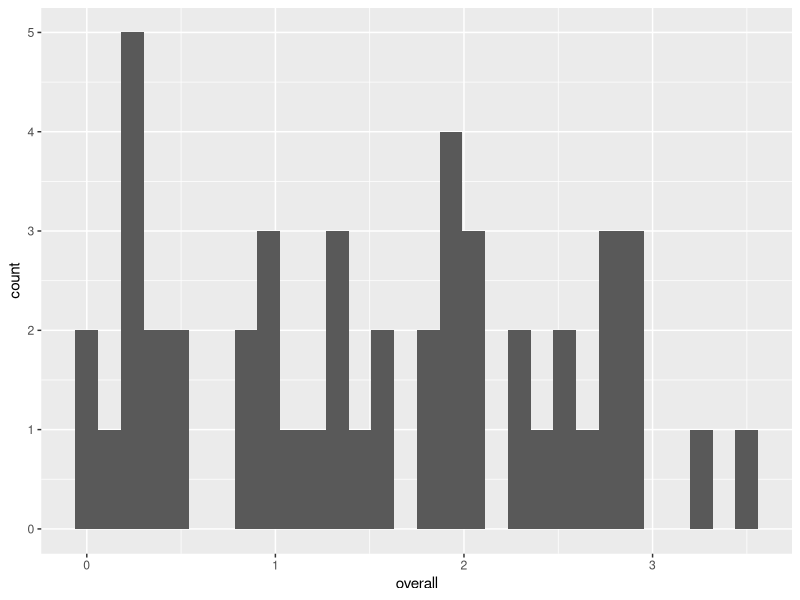

The R source for this figure:
## ---- chunk 1
knitr::opts_chunk$set(echo = TRUE)
## ---- chunk 2
# Load libraries
library(purrr)
library(tidyverse)
library(here)
## ---- chunk 3
# Load data

lawRaw <- read_csv(here("code/data/laws.csv"))

view(lawRaw)

## ---- chunk 4
# Clean data

# select variables of interest
lawSelect <- lawRaw %>%
   select("STATE", "SECOND PHYSICIAN MUST PARTICIPATE IF AT:", "PROHIBITED EXCEPT IN CASES OF LIFE OR HEALTH ENDANGERMENT IF AT:", "\"PARTIAL-BIRTH\" ABORTION BANNED", "Funds All or Most Medically Necessary Abortions", "Funds Limited  to Life Endangerment, Rape and Incest", "PRIVATE INSURANCE COVERAGE LIMITED", "PARENTAL INVOLVEMENT REQUIRED FOR MINORS", "In-Person Counseling Necessitates Two Trips to Clinic")

# rename variables
lawRename <- lawSelect %>%
   select(state = `STATE`,
          twoPhys = `SECOND PHYSICIAN MUST PARTICIPATE IF AT:`,
          gestLim = `PROHIBITED EXCEPT IN CASES OF LIFE OR HEALTH ENDANGERMENT IF AT:`,
          pbBan = `\"PARTIAL-BIRTH\" ABORTION BANNED`,
          pubFundAll = `Funds All or Most Medically Necessary Abortions`,
          pubFundLim = `Funds Limited  to Life Endangerment, Rape and Incest`,
          privLim = `PRIVATE INSURANCE COVERAGE LIMITED`,
          parent = `PARENTAL INVOLVEMENT REQUIRED FOR MINORS`,
          twoTrips = `In-Person Counseling Necessitates Two Trips to Clinic`)

## ---- chunk 5

# Create new columns with index values
   
lawIndex <- lawRename %>%
   mutate(twoPhysI = case_when(str_detect(twoPhys, "20 weeks")~3,
                               str_detect(twoPhys, "24 weeks")~2,
                               str_detect(twoPhys, "3rd trimester")~1,
                               str_detect(twoPhys, "Viability")~2),
          twoPhysI = replace_na(twoPhysI, 0)) %>%
          
                               
          
   mutate(gestLimI = case_when(str_detect(gestLim, "6 weeks")~12,
                               str_detect(gestLim,"20 weeks")~5, 
                               str_detect(gestLim, "24 weeks")~3, 
                               str_detect(gestLim, "3rd trimester")~1, 
                               str_detect(gestLim, "Viability")~3), 
          gestLimI = replace_na(gestLimI, 0)) %>%
  
   mutate(pbBanI = case_when(str_detect(pbBan, "X")~3,
                             str_detect(pbBan, "Postviability")~2),
          pbBanI = replace_na(pbBanI, 0)) %>%              
   
   mutate(pubFundAllI = case_when(str_detect(pubFundAll, "X")~0),
          pubFundAllI = replace_na(pubFundAllI, 1)) %>%
   
   mutate(pubFundLimI = case_when(str_detect(pubFundLim, "Life Only")~4,
                                  str_detect(pubFundLim, "X")~3),
          pubFundLimI = replace_na(pubFundLimI, 0)) %>%
                
   
   mutate(privLimI = case_when(str_detect(privLim, "X")~1),
          privLimI = replace_na(privLimI, 0)) %>%
   
   mutate(parentI = case_when(str_detect(parent, "Consent and Notice")~3,
                              str_detect(parent, "Consent")~2,
                              str_detect(parent, "Notice")~1),
          parentI = replace_na(parentI, 0)) %>%
   
   mutate(twoTripsI = case_when(str_detect(twoTrips, "X100")~3,
                                str_detect(twoTrips, "Xany")~2,
                                str_detect(twoTrips, "Xtele")~1,
                                str_detect(twoTrips, "X")~4), # X at end to include other entries starting with X
          twoTripsI = replace_na(twoTripsI, 0))
                                
                                 
## ---- chunk 6
# Modify values for exceptions/special characters

#lawIndexM <- lawIndex %>%   
   #mutate(gestLimI = gestLimI+case_when(str_detect(gestLim, "[‡]")~0.5, #life endangerment only
                                        #str_detect(gestLim, "[€]")~0.25, #temporary block on 15 week ban
                                        #str_detect(gestLim, "[†]")~-0.25, #exception:rape or incest 
                                        #TRUE~0)
                              #+ case_when(str_detect(gestLim, "[*]")~-0.25,#exception:fetal abnormality
                                          #str_detect(gestLim, "[Ω]")~-0.25, #exception:patient's phys health          
                                       #TRUE~0)) %>% #add zero to keep gestLimI value
   
lawIndexM <- lawIndex %>%   
   mutate(gestLimI = gestLimI+case_when(str_detect(gestLim, "[‡]")~2, #life endangerment only
                                        TRUE~0)
          +case_when(str_detect(gestLim, "[€]")~2.5, #temporary block on 15 week ban
                                        TRUE~0)
          +case_when(str_detect(gestLim, "[†]")~-1, #exception:rape or incest
                                        TRUE~0)
          +case_when(str_detect(gestLim, "[*]")~-1, #exception:fetal abnormality
                                        TRUE~0)
          + case_when(str_detect(gestLim, "[Ω]")~-1, #exception:patient's phys health
                                       TRUE~0))  %>% # if no special characters, add zero to keep value
   
                                       
   mutate(pbBanI = pbBanI+case_when(str_detect(pbBan, "[▼]")~0.5,
                                    TRUE~0)) %>%  #law not in effect
   
   mutate(pubFundLimI = pubFundLimI+case_when(str_detect(pubFundLim, "[ϴ]")~1, #against court order
                                              str_detect(pubFundLim, "[*]")~-0.5, #exception:patient's phys health
                                              TRUE~0)
                                    + case_when(str_detect(pubFundLim, "[Ω]")~-0.5, #exception:fetal abnormality
                                       TRUE~0)) %>% 
   
   mutate(parentI = parentI+case_when(str_detect(parent, "[▼]")~0.25, #law not in effect
                                      str_detect(parent, "[ξ]")~-0.5, #may be waived
                                      str_detect(parent, "[β]")~-0.5, #under age 16
                                      TRUE~0)) %>% 

   mutate(twoTripsI = twoTripsI+case_when(str_detect(twoTrips, "[▼]")~0.25,
                                          TRUE~0))
   
## ---- chunk 7
## save modified index with temporary adjustment values

write_csv(lawIndexM, here("code/data/tempLawIndex2.csv"))
## ---- chunk 8
indexActive <- lawIndexM[-c(1:9)] # select only indexed variables, take out states b/c character 


# rescale columns of a dataframe to be 0 to 1 in R tidyverse

# define rescale function
rescale01 <- function(x) {
  rng <- range(x, na.rm = TRUE)
  (x - rng[1]) / (rng[2] - rng[1])
}


for(i in seq_along(indexActive)) { #iterate over columns
   indexActive[[i]] <- rescale01(indexActive[[i]])
}

row.names(indexActive) <- lawIndexM %>% pull(state)
## ---- chunk 9
# add columns for each category

indexActive <- indexActive %>%
   mutate(funding= pubFundAllI + pubFundLimI + privLimI,
          medical= twoPhysI + pbBanI,
          personal= parentI + twoTripsI) %>%
   select(gestational = gestLimI, funding, medical, personal)

# rescale between 0 and 1

for(i in seq_along(indexActive)) { #iterate over columns
   indexActive[[i]] <- rescale01(indexActive[[i]])
}

# include state names 
indexActive <- indexActive %>% 
   mutate(state_name = pull(lawIndexM, state))

## ---- chunk 10
# create summary column

indexFinal <- indexActive %>%
   filter(!state_name %in% c("AK", "HI", "DC")) %>% # remove states
   mutate(overall = gestational + funding + medical + personal) %>%
   arrange(desc(overall))
   
indexFinal %>%
   ggplot(aes(x= overall)) +
   geom_histogram() 

# summary stats
indexFinal %>%
   group_by(NULL) %>%
   summarise(mean= mean(overall),
             sd= sd(overall),
             count= n()
             )

# save final index
write_csv(indexFinal, here("code/data/lawIndex.csv"))


# add state party

stateParty <- read_csv("data/stateParty.csv")

# combine data
indexFinal %>% 
   inner_join(stateParty, by= c("state_name" = "stateAB")) %>%
    group_by(stateCon) %>%
   summarise(mean= mean(overall),
             sd= sd(overall),
             count= n()
             )

# statistical significance? 
# Null hypothesis is no difference. 

(2.3151042 - 0.6104167)/(sqrt(0.6466908^2/20 + 0.5817762^2/14))	# denom = standard deviation

# 8.028269
